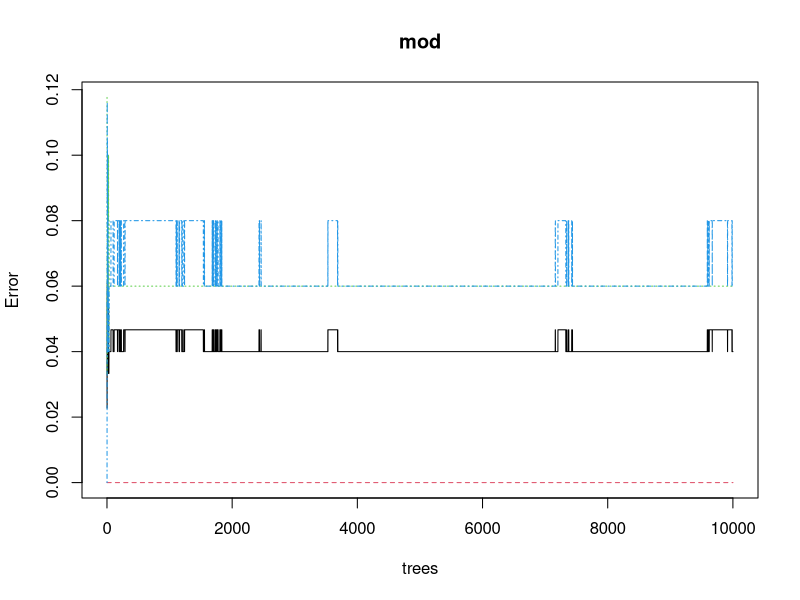
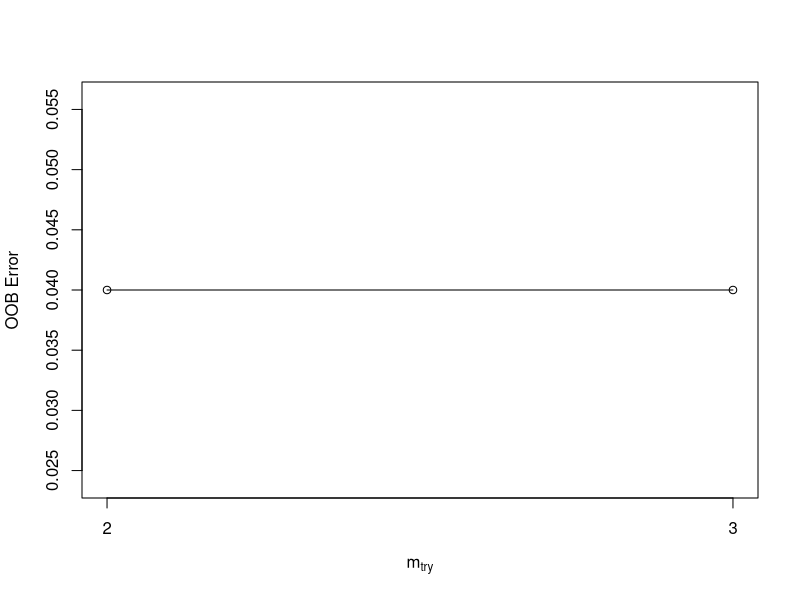
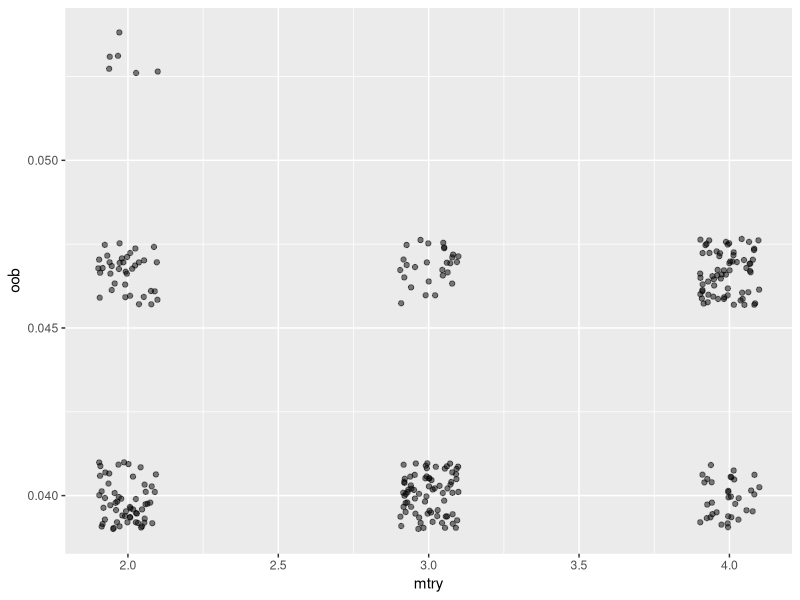

These figures' R source, in order:
### Example hyper-parameter tuning

#set up
    library(randomForest)
    library(tidyverse)
    library(ggplot2)
    
    set.seed(1)
    data(iris)

# visualise ntree parameter impact on error
    mod <- randomForest::randomForest(Species ~ ., data=iris, ntree=10001, confusion=TRUE) # mtry not specified so uses defalt value
    plot(mod)

# explore mtry
    #use inbuilt function
                model_tuned <- randomForest::tuneRF(
                    x =dplyr::select(iris, -Species),
                    y=iris$Species, 
                    ntreeTry=1001,
                    mtryStart=2, 
                    stepFactor=1.5,
                    improve=0.1,
                    trace=TRUE #don't show real-time progress
                )

    #use loop to get replicate answers
        #set number of replicates and trees desired
            numReplicates<-100
            numTrees<-1001
        #run loop
            mtryRange<-dim(iris)[2]-2
            oobs<-data.frame(oob=rep(NA, mtryRange*numReplicates))
            counter<-1
            for (replicate in 1:numReplicates){
                for (mtry in 2:(mtryRange+1) ) {
                    mod <- randomForest::randomForest(Species ~ ., data=iris, ntree=numTrees, mtry=mtry) # mtry not specified so uses defalt value
                    oobs$oob[counter]<-as.vector(mod$err.rate[numTrees, 1])
                    oobs$mtry[counter]<-mtry
                    oobs$replicate[counter]<-replicate

                    counter<-counter+1
                }
                print(paste0("Replicate ", replicate, " complete"))
            }
        #plot
        ggplot(oobs, aes(x=mtry, y=oob))+
            geom_jitter(width = 0.1, height = 0.001, alpha=0.5) #adds a little jitter to points to aid visualisation


